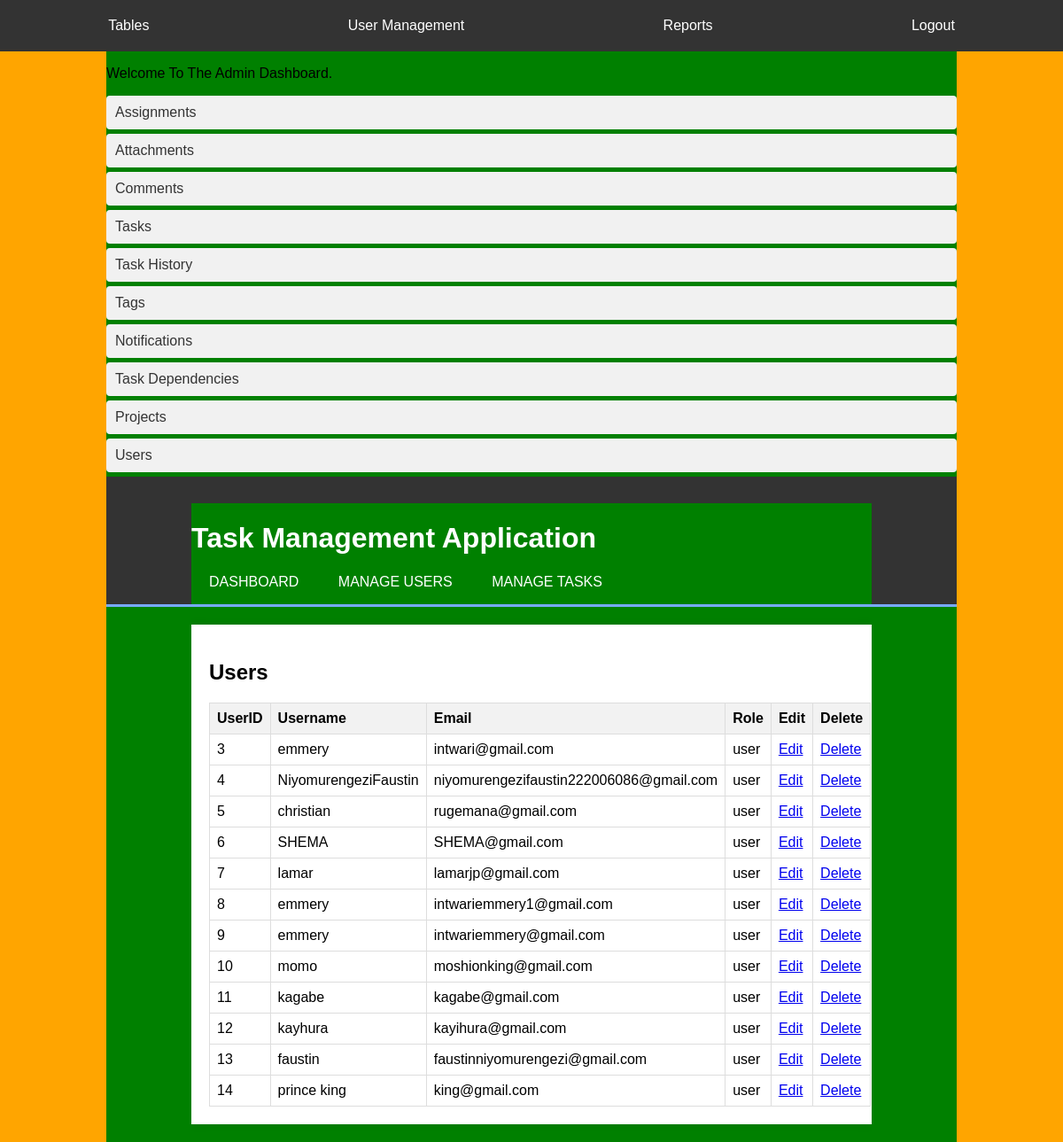
Screenshot of /admindashboard.php?manage=users with the database file from the repository.
### tables this page shows
CREATE TABLE `users` (
  `UserID` int(11) NOT NULL,
  `Username` varchar(255) NOT NULL,
  `Email` varchar(255) NOT NULL,
  `Password` varchar(255) NOT NULL,
  `Role` varchar(50) NOT NULL
);

### admindashboard.php (the view, shortened to what this page needs)
<?php
$servername = "localhost";
$username = "root";
$password = "";
$dbname = "task_management_application";
$connection = new mysqli($servername, $username, $password, $dbname);
?>
<!DOCTYPE html>
<html lang="en">
<head>
    </head>
<body>
    <nav>
        <a href="#" onclick="showSection('tables')">Tables</a>
        <a href="users dashboard.php" onclick="showSection('users dashboard')">User Management</a>
        <a href="reports.php" onclick="showSection('reports')">Reports</a>
        <a href="logout.php" onclick="showSection('settings')">Logout</a>
    </nav>
    <div class="container">
        <div id="tables" class="section active">
            <marquee><p>Welcome To The Admin Dashboard.</p></marquee>
            <div class="table-links">
                <a href="assignments.php" onclick="showSection('assignments')">Assignments</a>
                <a href="attachments.php" onclick="showSection('attachments')">Attachments</a>
                <a href="comments.php" onclick="showSection('comments')">Comments</a>
                <a href="tasks.php" onclick="showSection('tasksTable')">Tasks</a>
                <a href="taskhistory.php" onclick="showSection('taskhistory')">Task History</a>
                <a href="tags.php" onclick="showSection('tags')">Tags</a>
                <a href="notifications.php" onclick="showSection('notificationsTable')">Notifications</a>
                <a href="taskdependencies.php" onclick="showSection('taskdependencies')">Task Dependencies</a>
                <a href="projects.php" onclick="showSection('projectsTable')">Projects</a>
                <a href="users.php" onclick="showSection('usersTable')">Users</a>
            </div>
</head>
<body>
<header>
    <div class="container">
        <h1>Task Management Application</h1>
        <ul>
            <li><a href="?">Dashboard</a></li>
            <li><a href="?manage=users">Manage Users</a></li>
            <li><a href="?manage=tasks">Manage Tasks</a></li>
        </ul>
    </div>
</header>
<div class="container">
    <?php if (!isset($_GET['manage'])): ?>
        <h2>Dashboard</h2>
        <a class="link-button" href="?manage=users">Manage Users</a>
        <a class="link-button" href="?manage=tasks">Manage Tasks</a>
    <?php elseif ($_GET['manage'] == 'users'): ?>
        <div class="table-container">
            <h2>Users</h2>
            <table>
                <thead>
                    <tr>
                        <th>UserID</th>
                        <th>Username</th>
                        <th>Email</th>
                        <th>Role</th>
                        <th>Edit</th>
                        <th>Delete</th>
                    </tr>
                </thead>
                <tbody>
                    <?php
                    $result = $connection->query("SELECT * FROM users");
                    while ($row = $result->fetch_assoc()) {
                        echo "<tr>
                            <td>{$row['UserID']}</td>
                            <td>{$row['Username']}</td>
                            <td>{$row['Email']}</td>
                            <td>{$row['Role']}</td>
                            <td><a href='?manage=users&edit_user={$row['UserID']}'>Edit</a></td>
                            <td><a href='?manage=users&delete_user={$row['UserID']}' onclick=\"return confirm('Are you sure you want to delete this user?');\">Delete</a></td>
                        </tr>";
                    }
                    ?>
                </tbody>
            </table>
        </div>
    <?php endif; ?>
</div>
</body>
</html>

### admindashboard.php (style rules this page uses)
body { font-family: Arial, sans-serif; margin: 0; padding: 0; background-color: orange; }
.container { width: 80%; margin: auto; overflow: hidden; background-color: green; }
header { background: #333; color: #fff; padding-top: 30px; min-height: 70px; border-bottom: #77aaff 3px solid; }
header a { color: #fff; text-decoration: none; text-transform: uppercase; font-size: 16px; }
header ul { padding: 0; list-style: none; }
header li { display: inline; padding: 0 20px 0 20px; }
.table-container, .form-container { margin: 20px 0; background: #fff; padding: 20px; box-shadow: 0 0 10px rgba(0, 0, 0, 0.1); }
table { width: 100%; border-collapse: collapse; }
table, th, td { border: 1px solid #ddd; }
th, td { padding: 8px; text-align: left; }
th { background-color: #f2f2f2; }
nav { display: flex; justify-content: space-around; background-color: #333; padding: 10px; }
nav a { color: #fff; text-decoration: none; padding: 10px 20px; border-radius: 4px; }
.active { display: block; }
.table-links a { display: block; padding: 10px; margin: 5px 0; background-color: #f1f1f1; border-radius: 4px; text-decoration: none; color: #333; }

### rows the page displays
users: UserID "3", Username "emmery", Email "intwari@gmail.com", Role "user"
users: UserID "4", Username "NiyomurengeziFaustin", Email "niyomurengezifaustin222006086@gmail.com", Role "user"
users: UserID "5", Username "christian", Email "rugemana@gmail.com", Role "user"
users: UserID "6", Username "SHEMA", Email "SHEMA@gmail.com", Role "user"
users: UserID "7", Username "lamar", Email "lamarjp@gmail.com", Role "user"
users: UserID "8", Username "emmery", Email "intwariemmery1@gmail.com", Role "user"
users: UserID "9", Username "emmery", Email "intwariemmery@gmail.com", Role "user"
users: UserID "10", Username "momo", Email "moshionking@gmail.com", Role "user"
users: UserID "11", Username "kagabe", Email "kagabe@gmail.com", Role "user"
users: UserID "12", Username "kayhura", Email "kayihura@gmail.com", Role "user"
users: UserID "13", Username "faustin", Email "faustinniyomurengezi@gmail.com", Role "user"
users: UserID "14", Username "prince king", Email "king@gmail.com", Role "user"
